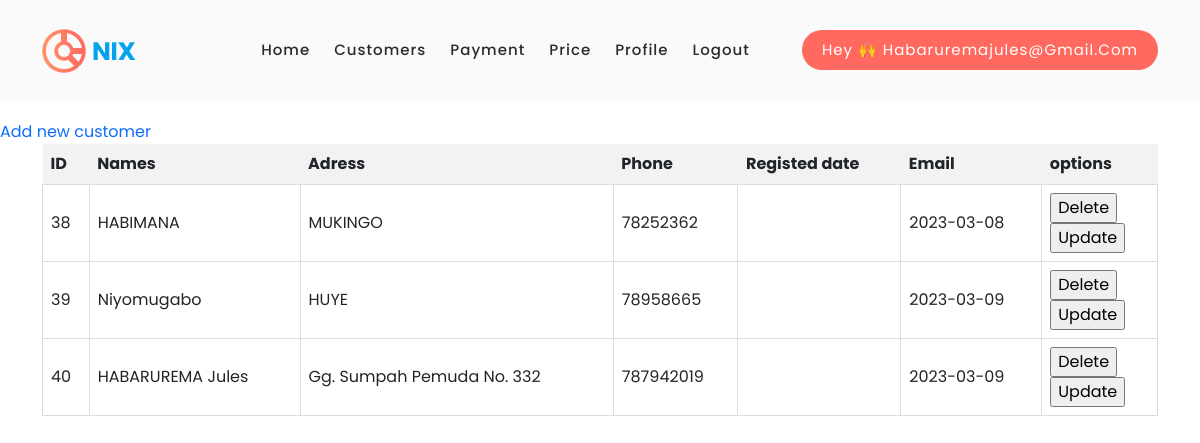
Screenshot of /chat.php (signed in) with the database file from the repository.
### tables this page shows
CREATE TABLE `customers` (
  `customerID` int(11) NOT NULL,
  `names` varchar(250) NOT NULL,
  `phone` int(10) NOT NULL,
  `address` varchar(250) NOT NULL DEFAULT 'UR student',
  `registedDate` date NOT NULL DEFAULT current_timestamp(),
  `Email` varchar(100) NOT NULL,
  `Password` varchar(12) NOT NULL
);

### chat.php (the view, shortened to what this page needs)
<?php
include "nav.php";
$servername = "localhost";
$username = "root";
$password = "";
$dbname = "habarurema_jules_221003981";
$conn = new mysqli($servername, $username, $password, $dbname);
?>
<!DOCTYPE html>
<html>
<head>
</head>
<body>
  <br>
  <br>
  <br>
  <br>
   <br>
   <a href="register.php"  >Add new customer</a>
<div class="container">
  <table>
    <thead>
      <tr>
      <th>ID</th>
        <th>Names</th>
        <th>Adress</th>
        <th>Phone</th>
        <th>Registed date</th>
        <th>Email</th>
        <th>options</th>
      </tr>
    </thead>
    <tbody>
    <?php
$sql = "SELECT * FROM `customers`";
$result = mysqli_query($conn, $sql);
if (mysqli_num_rows($result) > 0) {
  while($row = mysqli_fetch_assoc($result)) {
      ?>
      <tr>
      <td><?php echo $row["customerID"] ?></td>
        <td><?php echo $row["names"] ?></td>
        <td><?php echo $row["address"] ?></td>
        <td><?php echo $row["phone"] ?></td>
        <td><?php echo $row["email"] ?></td>
        <td><?php echo $row["registedDate"] ?></td>
        <td><form method="post" action="delete.php"><input type="hidden" name="id" value="<?php echo $row['customerID']?>"><input type="submit" value="Delete" ></form>
        <form method="post" action="update.php"><input type="hidden" name="id" value="<?php echo $row['customerID']?>"><input type="submit" value="Update" ></form>
      </td>
      </tr>
      <?php
      }
    } else {
      echo "0 results";
    }
      ?>
    </tbody>
  </table>
</body>
</html>

### Customers/assets/css/templatemo-onix-digital.css (style rules this page uses)
html, body, div, span, applet, object, iframe, h1, h2, h3, h4, h5, h6, p, blockquote, div pre, a, abbr, acronym, address, big, cite, code, del, dfn, em, font, img, ins, kbd, q, s, samp, small, strike, strong, sub, sup, tt, var, b, u, i, center, dl, dt, dd, ol, ul, li, figure, header, nav, section, article, aside, footer, figcaption { margin: 0; padding: 0; border: 0; outline: 0; }
* { box-sizing: border-box; }
html, body { font-family: 'Poppins', sans-serif; font-weight: 400; background-color: #fff; -ms-text-size-adjust: 100%; -webkit-font-smoothing: antialiased; -moz-osx-font-smoothing: grayscale; }
a { text-decoration: none !important; }
html, body { background: #fff; font-family: 'Poppins', sans-serif; }

### chat.php (style rules this page uses)
body { font-size: 16px; margin: 0; padding: 0; }
table { border-collapse: collapse; width: 100%; }
th { background-color: #f2f2f2; text-align: left; padding: 8px; }
td { border: 1px solid #ddd; text-align: left; padding: 8px; }

### rows the page displays
customers: customerID "38", names "HABIMANA", address "MUKINGO", phone "78252362", registedDate "2023-03-08"
customers: customerID "39", names "Niyomugabo", address "HUYE", phone "78958665", registedDate "2023-03-09"
customers: customerID "40", names "HABARUREMA Jules", address "Gg. Sumpah Pemuda No. 332", phone "787942019", registedDate "2023-03-09"

### other values shown
$_SESSION["Email"] "Habaruremajules@gmail.com"
